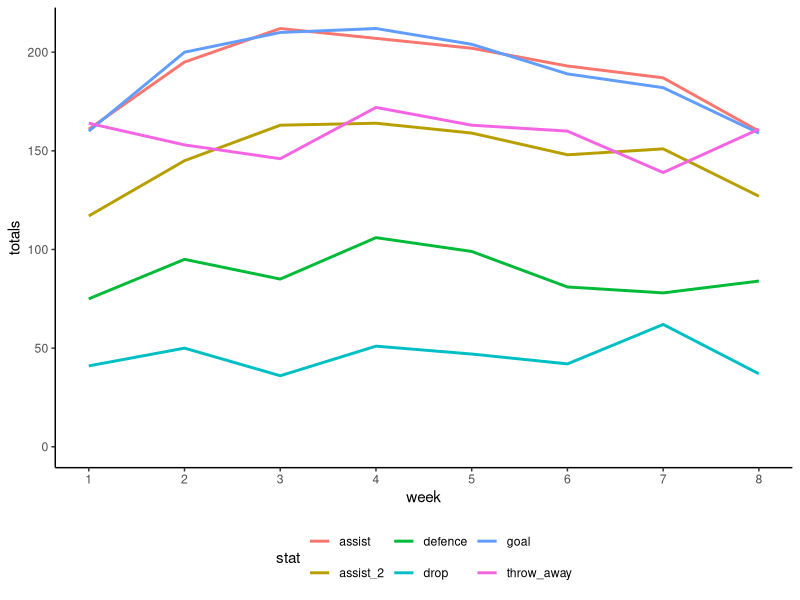
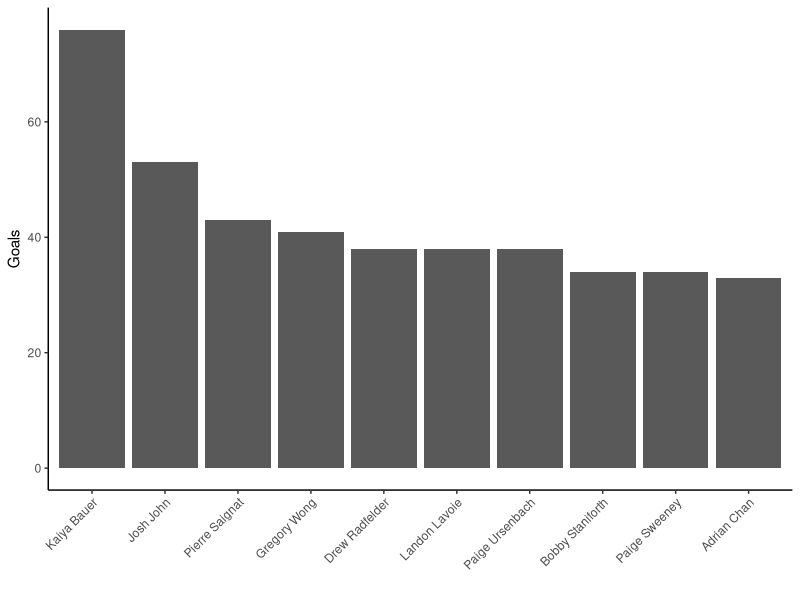
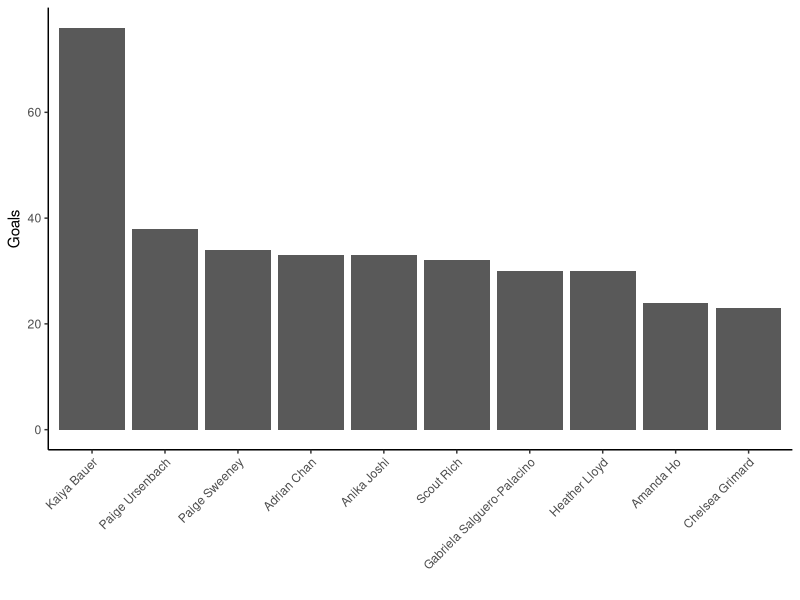
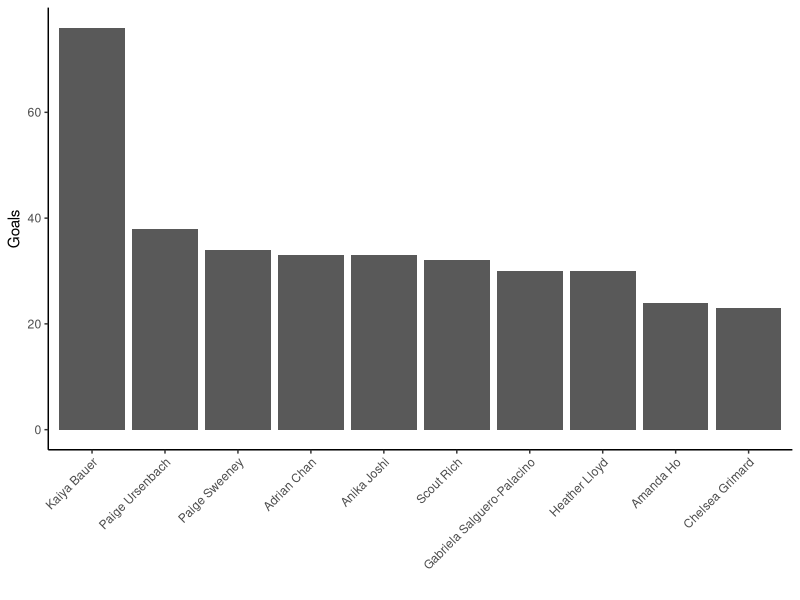
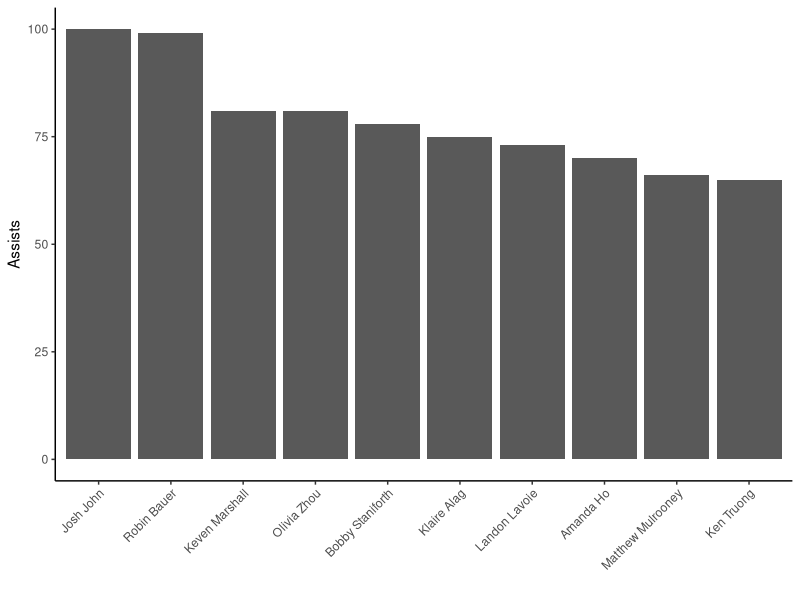
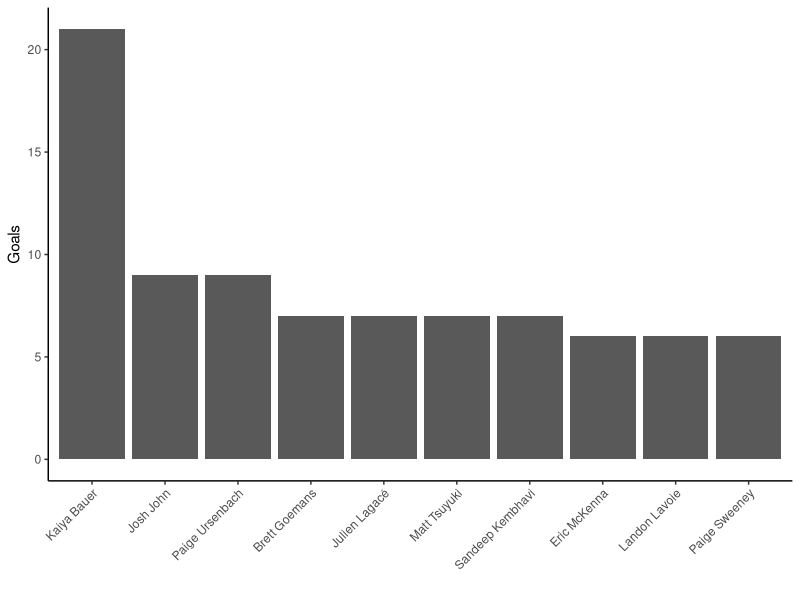

Reproduce these figures in R, in order.
## ---- chunk 1
#| label: Load libraries
#| output: false
#| echo: false
library(readr)
library(dplyr)
library(ggplot2)
library(tidyr)
library(knitr)
## ---- chunk 2
#| label: Read and clean data
#| output: false
#| echo: false
df <- read_csv('../data/ulti_stats_2023.csv') %>%
  replace_na(list(
    goal = 0,
    assist = 0,
    assist_2 = 0,
    defence = 0,
    throw_away = 0,
    drop = 0,
    wins = 0,
    games_played = 0,
    salary_gain = 0
    )
  )
df_2024 <- read_csv('../data/ulti_stats_2024.csv')
## ---- chunk 3
#| label: Stats per week
#| echo: false
#| warning: false
stats = c("goal", "assist", "assist_2", "defence", "throw_away", "drop")
other_cols = c("name", "gender", "week")
df %>% 
  filter(games_played > 0) %>%
  select(all_of(c(other_cols, stats))) %>%
  pivot_longer(
    cols = stats, 
    names_to = "stat", 
    values_to = "value"
  ) %>%
  group_by(week, stat) %>%
  summarise(totals = sum(value)) %>%
  ggplot(aes(x = week, y = totals, col = stat)) +
  geom_line(size = 1) +
  scale_x_continuous(n.breaks = 8) +
  ylim(0, NA) +
  theme_classic() +
  theme(legend.position = "bottom")
## ---- chunk 4
#| label: Season leaders - goals
#| echo: false
#| warning: false
stats = c("goal", "assist", "assist_2", "defence", "throw_away", "drop")
other_cols = c("name", "gender", "week")
df %>% 
  filter(games_played > 0) %>%
  select(all_of(c(other_cols, stats))) %>%
  pivot_longer(
    cols = stats, 
    names_to = "stat", 
    values_to = "value"
  ) %>%
  group_by(name, stat) %>%
  summarise(totals = sum(value)) %>%
  filter(stat == "goal") %>%
  arrange(desc(totals)) %>%
  head(10) %>%
  ggplot(aes(x = reorder(name, -totals), y = totals)) +
  geom_col() +
  xlab("") +
  ylab("Goals") +
  theme_classic() +
  theme(axis.text.x = element_text(angle = 45, hjust = 1))
## ---- chunk 5
#| label: Female leaders - goals
#| echo: false
#| warning: false
stats = c("goal", "assist", "assist_2", "defence", "throw_away", "drop")
other_cols = c("name", "gender", "week")
df %>% 
  filter(games_played > 0, gender == "F") %>%
  select(all_of(c(other_cols, stats))) %>%
  pivot_longer(
    cols = stats, 
    names_to = "stat", 
    values_to = "value"
  ) %>%
  group_by(name, stat) %>%
  summarise(totals = sum(value)) %>%
  filter(stat == "goal") %>%
  arrange(desc(totals)) %>%
  head(10) %>%
  ggplot(aes(x = reorder(name, -totals), y = totals)) +
  geom_col() +
  xlab("") +
  ylab("Goals") +
  theme_classic() +
  theme(axis.text.x = element_text(angle = 45, hjust = 1))
## ---- chunk 6
#| label: Male leaders - goals
#| echo: false
#| warning: false
stats = c("goal", "assist", "assist_2", "defence", "throw_away", "drop")
other_cols = c("name", "gender", "week")
df %>% 
  filter(games_played > 0) %>%
  filter(
    gender == "F"
  ) %>%
  select(all_of(c(other_cols, stats))) %>%
  pivot_longer(
    cols = stats, 
    names_to = "stat", 
    values_to = "value"
  ) %>%
  group_by(name, stat) %>%
  summarise(totals = sum(value)) %>%
  filter(stat == "goal") %>%
  arrange(desc(totals)) %>%
  head(10) %>%
  ggplot(aes(x = reorder(name, -totals), y = totals)) +
  geom_col() +
  xlab("") +
  ylab("Goals") +
  theme_classic() +
  theme(axis.text.x = element_text(angle = 45, hjust = 1))
## ---- chunk 7
#| label: Season leaders - assists
#| echo: false
#| warning: false
stats = c("goal", "assist", "assist_2", "assists", "defence", "throw_away", "drop")
other_cols = c("name", "gender", "week")
df %>%
  mutate(assists = assist + assist_2) %>%
  filter(games_played > 0) %>%
  select(all_of(c(other_cols, stats))) %>%
  pivot_longer(
    cols = stats, 
    names_to = "stat", 
    values_to = "value"
  ) %>%
  group_by(name, stat) %>%
  summarise(totals = sum(value)) %>%
  filter(stat == "assists") %>%
  arrange(desc(totals)) %>%
  head(10) %>%
  ggplot(aes(x = reorder(name, -totals), y = totals)) +
  geom_col() +
  xlab("") +
  ylab("Assists") +
  theme_classic() +
  theme(axis.text.x = element_text(angle = 45, hjust = 1))
## ---- chunk 8
#| label: Season leaders - goals 2024
#| echo: false
#| warning: false
stats = c("goal", "assist", "assist_2", "defence", "throw_away", "drop")
other_cols = c("name", "gender", "week")
df_2024 %>% 
  filter(games_played > 0) %>%
  select(all_of(c(other_cols, stats))) %>%
  pivot_longer(
    cols = stats, 
    names_to = "stat", 
    values_to = "value"
  ) %>%
  group_by(name, stat) %>%
  summarise(totals = sum(value)) %>%
  filter(stat == "goal") %>%
  arrange(desc(totals)) %>%
  head(10) %>%
  ggplot(aes(x = reorder(name, -totals), y = totals)) +
  geom_col() +
  xlab("") +
  ylab("Goals") +
  theme_classic() +
  theme(axis.text.x = element_text(angle = 45, hjust = 1))
## ---- chunk 9
#| label: Season leaders - salary 2024
#| echo: false
#| warning: false
stats = c("goal", "assist", "assist_2", "defence", "throw_away", "drop", "salary_end")
other_cols = c("name", "gender", "week")
df_2024 %>% 
  filter(week == 2) %>%
  select(all_of(c(other_cols, stats))) %>%
  pivot_longer(
    cols = stats, 
    names_to = "stat", 
    values_to = "value"
  ) %>%
  group_by(name, stat) %>%
  summarise(totals = sum(value)) %>%
  filter(stat == "salary_end") %>%
  arrange(desc(totals)) %>%
  head(10) %>%
  ggplot(aes(x = reorder(name, -totals), y = totals)) +
  geom_col() +
  xlab("") +
  ylab("Salary") +
  theme_classic() +
  theme(axis.text.x = element_text(angle = 45, hjust = 1))
## ---- chunk 10
#| label: Salary rankings 2024
#| echo: false
#| warning: false
df_2024 %>%
  filter(week == 2) %>%
  select(c(name, team, salary_end)) %>%
  mutate(ranking = row_number(desc(salary_end))) %>%
  arrange(desc(salary_end))
